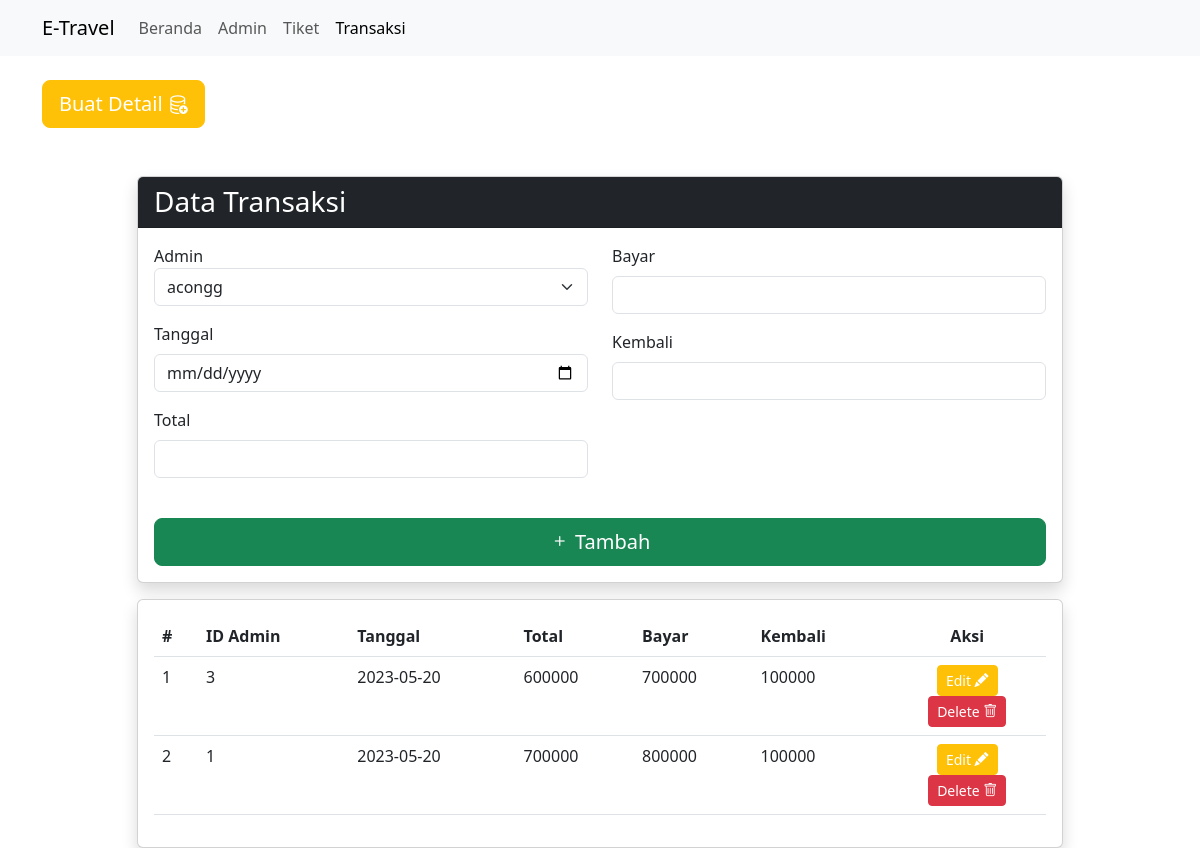
The page /transaksi/index.php (signed in) on the database its author committed.
### tables this page shows
CREATE TABLE `tbl_transaksi` (
  `id_transaksi` int(11) NOT NULL,
  `id_admin` int(11) NOT NULL,
  `tanggal_transaksi` date NOT NULL,
  `total` int(11) NOT NULL,
  `bayar` int(11) NOT NULL,
  `kembali` int(11) NOT NULL
);

### transaksi/index.php (the view, shortened to what this page needs)
<?php
require "../db.php";
$transk = $conn->query("SELECT * FROM tbl_transaksi");
$view_admin = $conn->query("SELECT * FROM tbl_admin");
?>
<!doctype html>
<html lang="en">
<head>
  <link href="https://cdn.jsdelivr.net/npm/bootstrap@5.3.0-alpha3/dist/css/bootstrap.min.css" rel="stylesheet">
  <link rel="stylesheet" href="https://cdn.jsdelivr.net/npm/bootstrap-icons@1.10.5/font/bootstrap-icons.css">
</head>
<body>
<nav class="navbar navbar-expand-lg bg-body-tertiary">
    <div class="container">
      <a class="navbar-brand" href="../">E-Travel</a>
      <div class="collapse navbar-collapse" id="navbarNav">
        <ul class="navbar-nav">
          <li class="nav-item">
            <a class="nav-link" href="../">Beranda</a>
          </li>
          <li class="nav-item">
            <a class="nav-link" href="../admin">Admin</a>
          </li>
          <li class="nav-item">
            <a class="nav-link" href="../tiket">Tiket</a>
          </li>
          <li class="nav-item">
            <a class="nav-link active" href="#">Transaksi</a>
          </li>
        </ul>
      </div>
    </div>
  </nav>
  <div class="container">
    <a href="Detail"><button class="btn btn-warning btn-lg text-white mt-4">Buat Detail <i class="bi bi-database-add"></i></button></a>
  </div>
  <div class="container mt-5">
        <div class="row justify-content-center">
            <div class="col-lg-10">
                <div class="card shadow mb-3">
                    <div class="card-header bg-dark">
                        <h3 class="mb-0 text-white">Data Transaksi </h3>
                    </div>
                    <div class="card-body">
                        <form action="" method="post">
                            <div class="row">
                                <div class="col-lg-6">
                                    <div class="form-grup mb-3">
                                        <label for="">Admin</label>
                                        <select class="form-select" name="admin" id="admin">
                                            <?php
                                            foreach ($view_admin as $show) { ?>
                                                <option value="<?= $show['id_admin'] ?>"><?= $show['nama_admin'] ?></option>
                                            <?php } ?>
                                        </select>
                                    </div>
                                    <div class="form-grup mb-3">
                                        <label class="form-label" for="">Tanggal</label>
                                        <input type="date" required name="date" class="form-control">
                                    </div>
                                    <div class="form-grup mb-3">
                                        <label class="form-label" for="">Total</label>
                                        <input type="text" required name="total" class="form-control">
                                    </div>
                                </div>
                                <div class="col-lg-6">
                                    <div class="form-grup mb-3">
                                        <label class="form-label" for="">Bayar</label>
                                        <input type="text" required name="bayar" class="form-control">
                                    </div>
                                    <div class="form-grup mb-3">
                                        <label class="form-label" for="">Kembali</label>
                                        <input type="text" required name="kembali" class="form-control">
                                    </div>
                                </div>
                                <div class="form-group text-end">
                                    <button type="submit" name="simpan" class="btn btn-success btn-lg w-100 mt-4"><i class="bi bi-plus"></i> Tambah</button>
                                </div>
                        </form>
                    </div>
                </div>
            </div>
        </div>
    </div>
    <div class="row justify-content-center">
        <div class="col-lg-10">
            <div class="card shadow">
                <div class="card-body">
                    <table class=" table table-hover">
                        <thead>
                            <tr>
                                <th>#</th>
                                <th>ID Admin</th>
                                <th>Tanggal</th>
                                <th>Total</th>
                                <th>Bayar</th>
                                <th>Kembali</th>
                                <th class="text-center">Aksi</th>
                            </tr>
                        </thead>
                        <tbody>
                            <?php $no = 1;
                            foreach ($transk as $trnx) { ?>
                                <tr>
                                    <td><?= $no++ ?></td>
                                    <td><?= $trnx['id_admin'] ?></td>
                                    <td><?= $trnx['tanggal_transaksi'] ?></td>
                                    <td><?= $trnx['total'] ?></td>
                                    <td><?= $trnx['bayar'] ?></td>
                                    <td><?= $trnx['kembali'] ?></td>
                                    <td class="text-center">
                                        <a href="edit.php?id=<?= $trnx['id_transaksi'] ?>" class="btn btn-warning text-white btn-sm">Edit <i class="bi bi-pencil-fill"></i></a>
                                        <form action="" method="POST">
                                            <button type="submit" name="delete" class="btn btn-danger text-white btn-sm">Delete <i class="bi bi-trash"></i></button>
                                        </form>
                                    </td>
                                </tr>
                            <?php } ?>
                        </tbody>
                    </table>
                </div>
            </div>
        </div>
    </div>
</body>
</html>

### rows shown on the page
tbl_transaksi: id_admin "3", tanggal_transaksi "2023-05-20", total "600000", bayar "700000", kembali "100000"
tbl_transaksi: id_admin "1", tanggal_transaksi "2023-05-20", total "700000", bayar "800000", kembali "100000"

### other values the page prints
form field admin "acongg"
